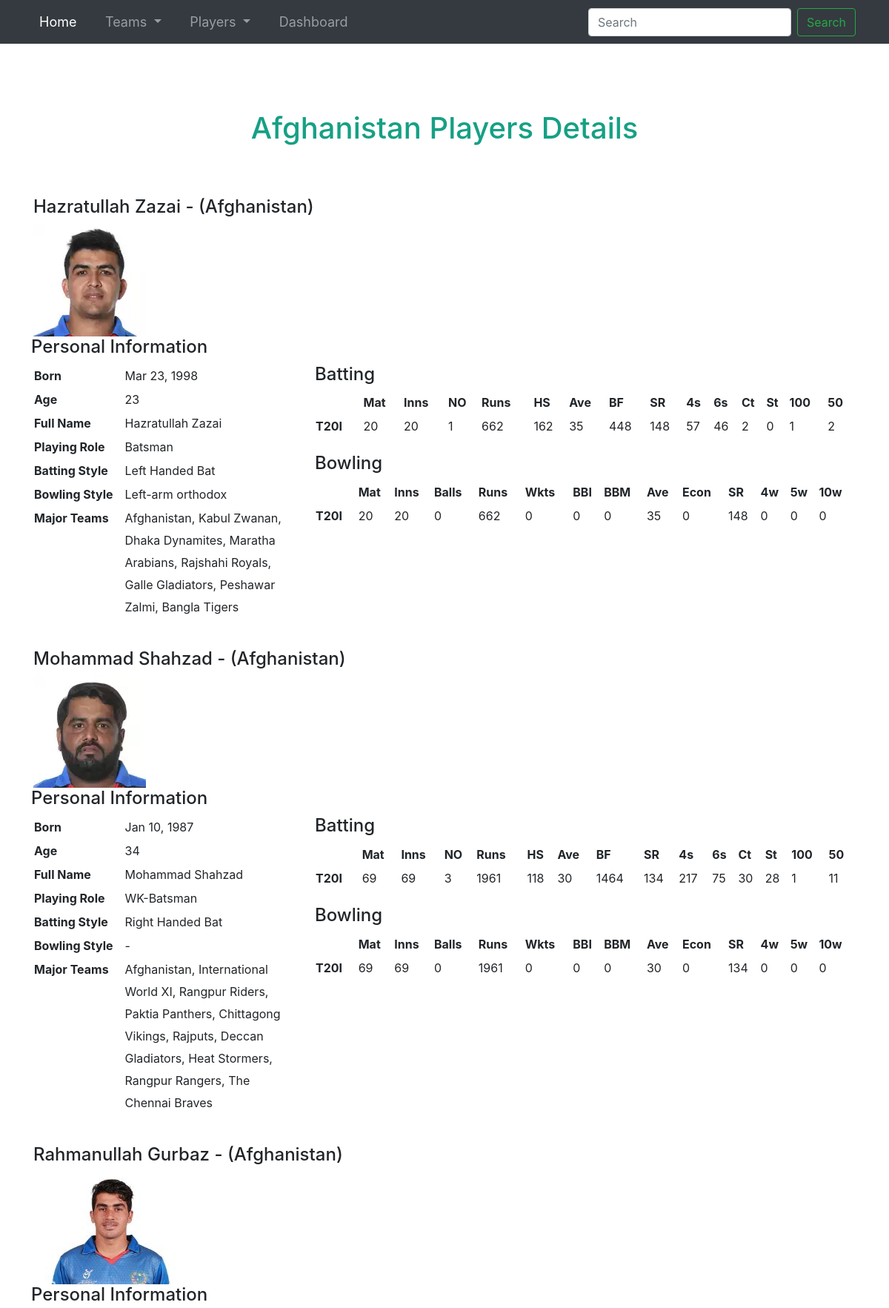
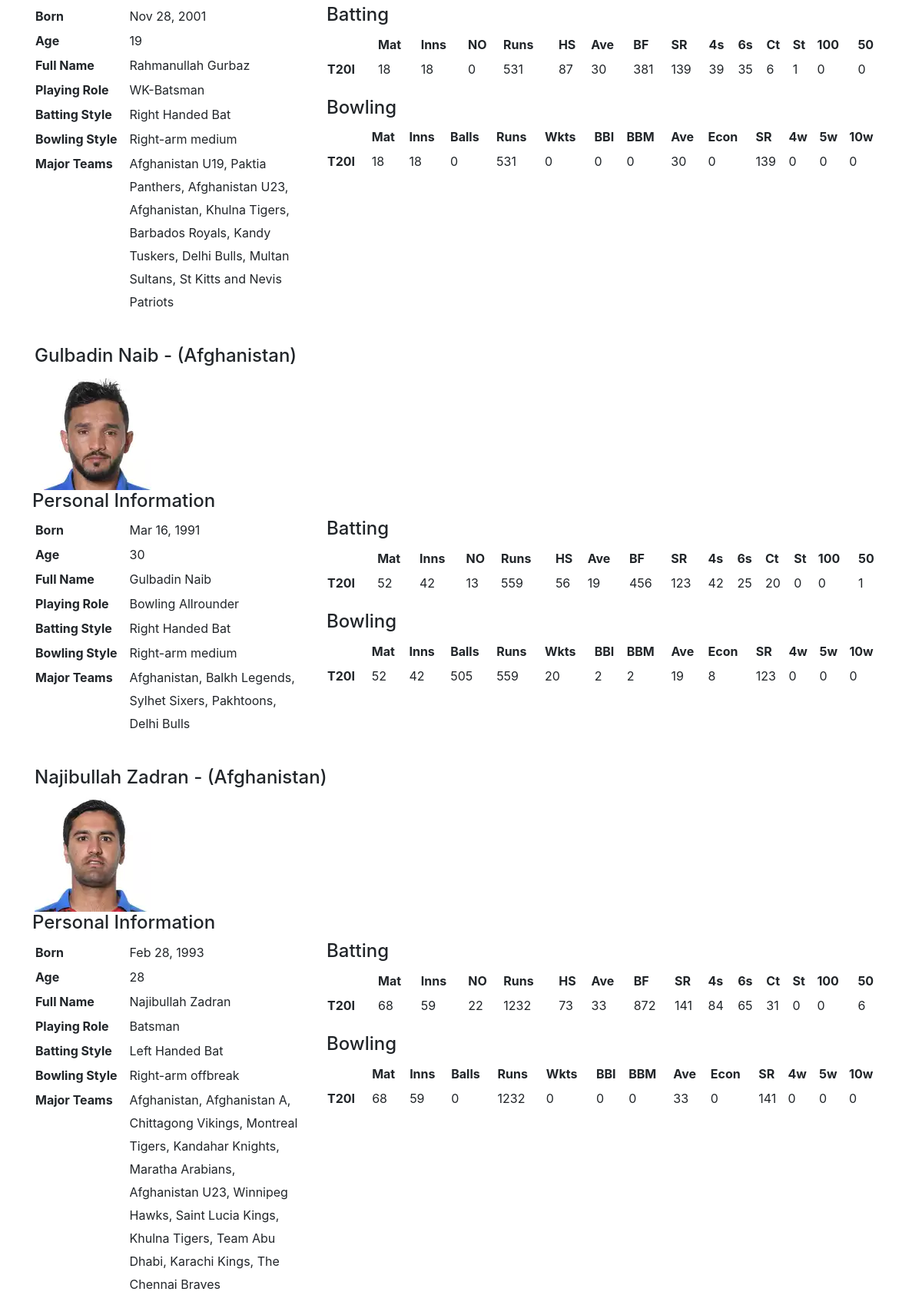
Screenshot of /afghanistan_player_details.php (upper part) with the database file from the repository (2 pictures, top to bottom).
### tables this page shows
CREATE TABLE `afghanistan_players_details` (
  `id` int(10) NOT NULL,
  `fullName` varchar(255) NOT NULL,
  `born` varchar(255) NOT NULL,
  `currentAge` int(50) NOT NULL,
  `playingRole` varchar(255) NOT NULL,
  `battingStyle` varchar(255) NOT NULL,
  `bowlingStyle` varchar(255) NOT NULL,
  `majorTeams` varchar(255) NOT NULL,
  `Mat` int(50) NOT NULL,
  `Inns` int(50) NOT NULL,
  `NO` int(50) NOT NULL,
  `Runs` int(50) NOT NULL,
  `HS` int(50) NOT NULL,
  `Ave` int(50) NOT NULL,
  `BF` int(50) NOT NULL,
  `SR` int(50) NOT NULL,
  `4s` int(50) NOT NULL,
  `6s` int(50) NOT NULL,
  `Ct` int(50) NOT NULL,
  `St` int(50) NOT NULL,
  `100` int(50) NOT NULL,
  `50` int(50) NOT NULL,
  `Balls` int(50) NOT NULL,
  `Wkts` int(50) NOT NULL,
  `BBI` int(50) NOT NULL,
  `BBM` int(50) NOT NULL,
  `Econ` int(255) NOT NULL,
  `4w` int(50) NOT NULL,
  `5w` int(50) NOT NULL,
  `10` int(50) NOT NULL,
  `file` varchar(255) NOT NULL,
  `country` varchar(255) DEFAULT NULL
);

### afghanistan_player_details.php (the view, shortened to what this page needs)
<!doctype html>
<html lang="en">
<head>
	<link href="style.css" rel="stylesheet">
	<link href="https://getbootstrap.com/docs/5.0/dist/css/bootstrap.min.css" rel="stylesheet">
	<link rel="stylesheet" href="https://maxcdn.bootstrapcdn.com/bootstrap/4.0.0/css/bootstrap.min.css">
	<link href="https://getbootstrap.com/docs/5.0/examples/starter-template/starter-template.css" rel="stylesheet">
</head>
<body>
	<nav class="navbar navbar-expand-lg navbar-dark bg-dark">
		<div class="container">
			<div class="collapse navbar-collapse" id="navbarSupportedContent">
				<ul class="navbar-nav mr-auto">
					<li class="nav-item active">
						<a class="nav-link" href="index.php" style="font-size:18px">Home <span class="sr-only">(current)</span></a>
					</li>&nbsp;&nbsp;&nbsp;&nbsp;&nbsp;
					<li class="nav-item dropdown">
						<a class="nav-link dropdown-toggle" style="font-size:18px" href="#" id="navbarDropdown" role="button" data-toggle="dropdown" aria-haspopup="true" aria-expanded="false">
							Teams
						</a>
					</li>&nbsp;&nbsp;&nbsp;&nbsp;&nbsp;
					<li class="nav-item dropdown">
						<a class="nav-link dropdown-toggle" style="font-size:18px" href="#" id="navbarDropdown" role="button" data-toggle="dropdown" aria-haspopup="true" aria-expanded="false">
							Players
						</a>
					</li>&nbsp;&nbsp;&nbsp;&nbsp;&nbsp;
					<li class="nav-item">
						<a class="nav-link" href="pages/forms/index.php" style="font-size:18px">Dashboard</a>
					</li>
				</ul>
				<form class="form-inline my-2 my-lg-0">
					<input class="form-control mr-sm-2" type="search" placeholder="Search" aria-label="Search">
					<button class="btn btn-outline-success my-2 my-sm-0" type="submit">Search</button>
				</form>
			</div>
		</div>
	</nav>
	<h1 style="text-align:center;margin-bottom:10px; margin-top: 90px; color:#16a085;">Afghanistan Players Details</h1>
	<main class="container">
		<div class="starter-template py-5" style="margin-top: 20px;">
			<?php
			include 'pages/forms/conn.php';
			$q = "select * from afghanistan_players_details";
			$query = mysqli_query($conn, $q);
			while ($res = mysqli_fetch_array($query)) {
			?>
				<h4><?php echo $res['fullName'] ?> - (<?php echo $res['country'] ?>)</h4>
				<img src="<?php echo "pages/forms/uploads/" . $res['file']; ?>" />
				<div class="row" style="margin-bottom: 40px;">
					<h4>Personal Information</h4>
					<div class="col-lg-4">
						<table>
							<tr>
								<th width="35%" valign="top">Born</th>
								<td><?php echo $res['born'] ?></td>
							</tr>
							<tr>
								<th valign="top">Age</th>
								<td><?php echo $res['currentAge'] ?></td>
							</tr>
							<tr>
								<th valign="top">Full Name</th>
								<td><?php echo $res['fullName'] ?></td>
							</tr>
							<tr>
								<th valign="top">Playing Role</th>
								<td><?php echo $res['playingRole'] ?></td>
							</tr>
							<tr>
								<th valign="top">Batting Style</th>
								<td><?php echo $res['battingStyle'] ?></td>
							</tr>
							<tr>
								<th valign="top">Bowling Style</th>
								<td><?php echo $res['bowlingStyle'] ?></td>
							</tr>
							<tr>
								<th valign="top">Major Teams</th>
								<td><?php echo $res['majorTeams'] ?></td>
							</tr>
						</table>
					</div>
					<div class="col-lg-8">
						<h4>Batting</h4>
						<table width="100%">
							<tr>
								<th></th>
								<th>Mat</th>
								<th>Inns</th>
								<th>NO</th>
								<th>Runs</th>
								<th>HS</th>
								<th>Ave</th>
								<th>BF</th>
								<th>SR</th>
								<th>4s</th>
								<th>6s</th>
								<th>Ct</th>
								<th>St</th>
								<th>100</th>
								<th>50</th>
							</tr>
							<th>T20I</th>
							<td><?php echo $res['Mat'] ?></td>
							<td><?php echo $res['Inns'] ?></td>
							<td><?php echo $res['NO'] ?></td>
							<td><?php echo $res['Runs'] ?></td>
							<td><?php echo $res['HS'] ?></td>
							<td><?php echo $res['Ave'] ?></td>
							<td><?php echo $res['BF'] ?></td>
							<td><?php echo $res['SR'] ?></td>
							<td><?php echo $res['4s'] ?></td>
							<td><?php echo $res['6s'] ?></td>
							<td><?php echo $res['Ct'] ?></td>
							<td><?php echo $res['St'] ?></td>
							<td><?php echo $res['100'] ?></td>
							<td><?php echo $res['50'] ?></td>
						</table>
						<h4 class="mt20">Bowling</h4>
						<table width="100%">
							<tr>
								<th></th>
								<th>Mat</th>
								<th>Inns</th>
								<th>Balls</th>
								<th>Runs</th>
								<th>Wkts</th>
								<th>BBI</th>
								<th>BBM</th>
								<th>Ave</th>
								<th>Econ</th>
								<th>SR</th>
								<th>4w</th>
								<th>5w</th>
								<th>10w</th>
							</tr>
							<th>T20I</th>
							<td><?php echo $res['Mat'] ?></td>
							<td><?php echo $res['Inns'] ?></td>
							<td><?php echo $res['Balls'] ?></td>
							<td><?php echo $res['Runs'] ?></td>
							<td><?php echo $res['Wkts'] ?></td>
							<td><?php echo $res['BBI'] ?></td>
							<td><?php echo $res['BBM'] ?></td>
							<td><?php echo $res['Ave'] ?></td>
							<td><?php echo $res['Econ'] ?></td>
							<td><?php echo $res['SR'] ?></td>
							<td><?php echo $res['4w'] ?></td>
							<td><?php echo $res['5w'] ?></td>
							<td><?php echo $res['10'] ?></td>
						</table>
					</div>
				</div>
			<?php
			}
			?>
		</div>
	</main>
</body>
</html>

### afghanistan_player_details.php (style rules this page uses)
.container { width: 100%; }
.starter-template tr { line-height: 30px; }
.mt20 { margin-top: 20px; }

### rows the page displays
afghanistan_players_details: fullName "Hazratullah Zazai", country "Afghanistan", file (picture), born "Mar 23, 1998", currentAge "23", playingRole "Batsman", battingStyle "Left Handed Bat", bowlingStyle "Left-arm orthodox", majorTeams "Afghanistan, Kabul Zwanan, Dhaka Dynamites, Maratha Arabians, Rajshahi Royals, Galle Gladiators, Peshawar Zalmi, Bangla Tigers", Mat "20", Inns "20", NO "1", Runs "662", HS "162", Ave "35", BF "448", SR "148", 4s "57", 6s "46", Ct "2", St "0", 100 "1", 50 "2", Balls "0", Wkts "0", BBI "0", BBM "0", Econ "0", 4w "0", 5w "0", 10 "0"
afghanistan_players_details: fullName "Mohammad Shahzad", country "Afghanistan", file (picture), born "Jan 10, 1987", currentAge "34", playingRole "WK-Batsman", battingStyle "Right Handed Bat", bowlingStyle "-", majorTeams "Afghanistan, International World XI, Rangpur Riders, Paktia Panthers, Chittagong Vikings, Rajputs, Deccan Gladiators, Heat Stormers, Rangpur Rangers, The Chennai Braves", Mat "69", Inns "69", NO "3", Runs "1961", HS "118", Ave "30", BF "1464", SR "134", 4s "217", 6s "75", Ct "30", St "28", 100 "1", 50 "11", Balls "0", Wkts "0", BBI "0", BBM "0", Econ "0", 4w "0", 5w "0", 10 "0"
afghanistan_players_details: fullName "Rahmanullah Gurbaz", country "Afghanistan", file (picture), born "Nov 28, 2001", currentAge "19", playingRole "WK-Batsman", battingStyle "Right Handed Bat", bowlingStyle "Right-arm medium", majorTeams "Afghanistan U19, Paktia Panthers, Afghanistan U23, Afghanistan, Khulna Tigers, Barbados Royals, Kandy Tuskers, Delhi Bulls, Multan Sultans, St Kitts and Nevis Patriots", Mat "18", Inns "18", NO "0", Runs "531", HS "87", Ave "30", BF "381", SR "139", 4s "39", 6s "35", Ct "6", St "1", 100 "0", 50 "0", Balls "0", Wkts "0", BBI "0", BBM "0", Econ "0", 4w "0", 5w "0"
afghanistan_players_details: fullName "Gulbadin Naib", country "Afghanistan", file (picture), born "Mar 16, 1991", currentAge "30", playingRole "Bowling Allrounder", battingStyle "Right Handed Bat", bowlingStyle "Right-arm medium", majorTeams "Afghanistan, Balkh Legends, Sylhet Sixers, Pakhtoons, Delhi Bulls", Mat "52", Inns "42", NO "13", Runs "559", HS "56", Ave "19", BF "456", SR "123", 4s "42", 6s "25", Ct "20", St "0", 100 "0", 50 "1", Balls "505", Wkts "20", BBI "2", BBM "2", Econ "8", 4w "0", 5w "0", 10 "0"
afghanistan_players_details: fullName "Najibullah Zadran", country "Afghanistan", file (picture), born "Feb 28, 1993", currentAge "28", playingRole "Batsman", battingStyle "Left Handed Bat", bowlingStyle "Right-arm offbreak", majorTeams "Afghanistan, Afghanistan A, Chittagong Vikings, Montreal Tigers, Kandahar Knights, Maratha Arabians, Afghanistan U23, Winnipeg Hawks, Saint Lucia Kings, Khulna Tigers, Team Abu Dhabi, Karachi Kings, The Chennai Braves", Mat "68", Inns "59", NO "22", Runs "1232", HS "73", Ave "33", BF "872", SR "141", 4s "84", 6s "65", Ct "31", St "0", 100 "0", 50 "6", Balls "0", Wkts "0", BBI "0", BBM "0", Econ "0", 4w "0", 5w "0", 10 "0"
